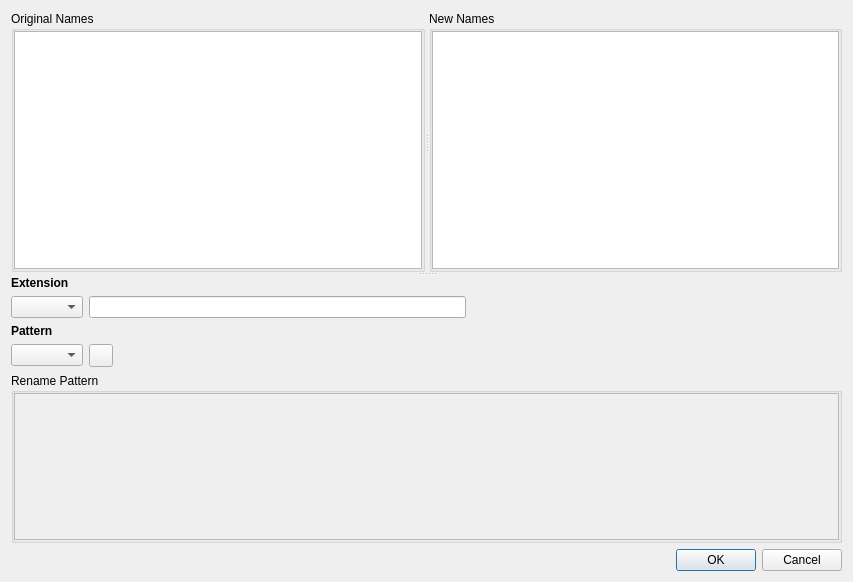
<?xml version="1.0" encoding="UTF-8"?>
<ui version="4.0">
 <class>BatchRenameDialog</class>
 <widget class="QDialog" name="BatchRenameDialog">
  <property name="geometry">
   <rect>
    <x>0</x>
    <y>0</y>
    <width>853</width>
    <height>582</height>
   </rect>
  </property>
  <property name="windowTitle">
   <string>Dialog</string>
  </property>
  <layout class="QVBoxLayout" name="verticalLayout_4">
   <item>
    <widget class="QSplitter" name="splitter_2">
     <property name="orientation">
      <enum>Qt::Vertical</enum>
     </property>
     <widget class="QSplitter" name="splitter">
      <property name="orientation">
       <enum>Qt::Horizontal</enum>
      </property>
      <widget class="QGroupBox" name="oldNamesGroupBox">
       <property name="title">
        <string>Original Names</string>
       </property>
       <layout class="QHBoxLayout" name="horizontalLayout_3">
        <property name="margin">
         <number>0</number>
        </property>
        <item>
         <layout class="QGridLayout" name="gridLayout"/>
        </item>
        <item>
         <widget class="QListWidget" name="oldNamesListWidget">
          <property name="editTriggers">
           <set>QAbstractItemView::NoEditTriggers</set>
          </property>
          <property name="showDropIndicator" stdset="0">
           <bool>false</bool>
          </property>
          <property name="selectionMode">
           <enum>QAbstractItemView::NoSelection</enum>
          </property>
         </widget>
        </item>
       </layout>
      </widget>
      <widget class="QGroupBox" name="newNamesGroupBox">
       <property name="title">
        <string>New Names</string>
       </property>
       <layout class="QHBoxLayout" name="horizontalLayout_2">
        <property name="margin">
         <number>0</number>
        </property>
        <item>
         <widget class="QListWidget" name="newNamesListWidget">
          <property name="editTriggers">
           <set>QAbstractItemView::NoEditTriggers</set>
          </property>
          <property name="showDropIndicator" stdset="0">
           <bool>false</bool>
          </property>
          <property name="selectionMode">
           <enum>QAbstractItemView::NoSelection</enum>
          </property>
         </widget>
        </item>
       </layout>
      </widget>
     </widget>
     <widget class="QWidget" name="verticalLayoutWidget">
      <layout class="QVBoxLayout" name="verticalLayout">
       <item>
        <layout class="QVBoxLayout" name="patternSelectLayout">
         <item>
          <widget class="QLabel" name="label_4">
           <property name="sizePolicy">
            <sizepolicy hsizetype="Fixed" vsizetype="Fixed">
             <horstretch>0</horstretch>
             <verstretch>0</verstretch>
            </sizepolicy>
           </property>
           <property name="font">
            <font>
             <weight>75</weight>
             <bold>true</bold>
            </font>
           </property>
           <property name="text">
            <string>Extension</string>
           </property>
          </widget>
         </item>
         <item>
          <layout class="QHBoxLayout" name="fileExtensionLayout">
           <item>
            <widget class="QComboBox" name="fileExtensionComboBox"/>
           </item>
           <item>
            <widget class="QLineEdit" name="fileExtensionEdit"/>
           </item>
           <item>
            <spacer name="horizontalSpacer_2">
             <property name="orientation">
              <enum>Qt::Horizontal</enum>
             </property>
             <property name="sizeHint" stdset="0">
              <size>
               <width>40</width>
               <height>20</height>
              </size>
             </property>
            </spacer>
           </item>
          </layout>
         </item>
         <item>
          <widget class="QLabel" name="label">
           <property name="sizePolicy">
            <sizepolicy hsizetype="Preferred" vsizetype="Fixed">
             <horstretch>0</horstretch>
             <verstretch>0</verstretch>
            </sizepolicy>
           </property>
           <property name="font">
            <font>
             <weight>75</weight>
             <bold>true</bold>
            </font>
           </property>
           <property name="frameShape">
            <enum>QFrame::NoFrame</enum>
           </property>
           <property name="text">
            <string>Pattern</string>
           </property>
          </widget>
         </item>
         <item>
          <layout class="QHBoxLayout" name="horizontalLayout">
           <item>
            <widget class="QComboBox" name="patternComboBox"/>
           </item>
           <item>
            <widget class="QToolButton" name="addPatternButton">
             <property name="icon">
              <iconset>
               <normaloff>:/images/add.png</normaloff>:/images/add.png</iconset>
             </property>
            </widget>
           </item>
           <item>
            <spacer name="horizontalSpacer">
             <property name="orientation">
              <enum>Qt::Horizontal</enum>
             </property>
             <property name="sizeHint" stdset="0">
              <size>
               <width>40</width>
               <height>20</height>
              </size>
             </property>
            </spacer>
           </item>
          </layout>
         </item>
         <item>
          <widget class="QGroupBox" name="renamePatternGroupBox">
           <property name="title">
            <string>Rename Pattern</string>
           </property>
           <layout class="QVBoxLayout" name="verticalLayout_2">
            <property name="margin">
             <number>0</number>
            </property>
            <item>
             <widget class="QScrollArea" name="scrollArea">
              <property name="minimumSize">
               <size>
                <width>100</width>
                <height>100</height>
               </size>
              </property>
              <property name="widgetResizable">
               <bool>true</bool>
              </property>
              <widget class="QWidget" name="patternWidgetContents">
               <property name="geometry">
                <rect>
                 <x>0</x>
                 <y>0</y>
                 <width>829</width>
                 <height>155</height>
                </rect>
               </property>
               <layout class="QVBoxLayout" name="verticalLayout_3">
                <property name="margin">
                 <number>0</number>
                </property>
                <item>
                 <layout class="QVBoxLayout" name="patternLayout"/>
                </item>
               </layout>
              </widget>
             </widget>
            </item>
           </layout>
          </widget>
         </item>
        </layout>
       </item>
      </layout>
     </widget>
    </widget>
   </item>
   <item>
    <widget class="QDialogButtonBox" name="buttonBox">
     <property name="orientation">
      <enum>Qt::Horizontal</enum>
     </property>
     <property name="standardButtons">
      <set>QDialogButtonBox::Cancel|QDialogButtonBox::Ok</set>
     </property>
    </widget>
   </item>
  </layout>
 </widget>
 <resources/>
 <connections>
  <connection>
   <sender>buttonBox</sender>
   <signal>accepted()</signal>
   <receiver>BatchRenameDialog</receiver>
   <slot>accept()</slot>
   <hints>
    <hint type="sourcelabel">
     <x>248</x>
     <y>254</y>
    </hint>
    <hint type="destinationlabel">
     <x>157</x>
     <y>274</y>
    </hint>
   </hints>
  </connection>
  <connection>
   <sender>buttonBox</sender>
   <signal>rejected()</signal>
   <receiver>BatchRenameDialog</receiver>
   <slot>reject()</slot>
   <hints>
    <hint type="sourcelabel">
     <x>316</x>
     <y>260</y>
    </hint>
    <hint type="destinationlabel">
     <x>286</x>
     <y>274</y>
    </hint>
   </hints>
  </connection>
 </connections>
</ui>
